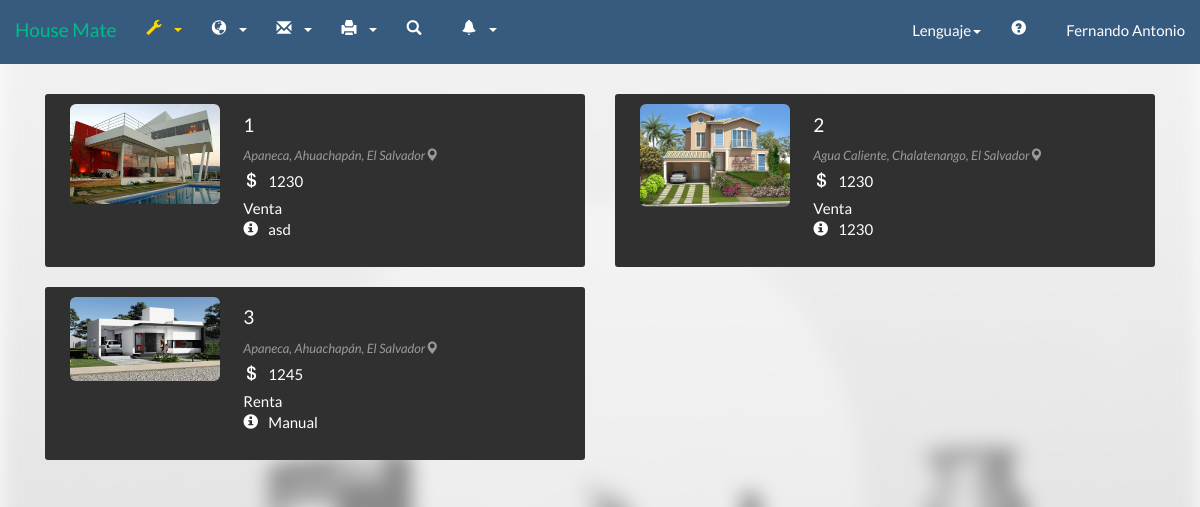
Screenshot of /HouseMate2_2/mis_inmuebles.php?Dueno=0 (signed in) with the database file from the repository.
### tables this page shows
CREATE TABLE IF NOT EXISTS `inmueble` (
  `IdInmueble` varchar(5) NOT NULL,
  `Dueno` varchar(5) DEFAULT NULL,
  `Direccion` varchar(140) NOT NULL,
  `Descripcion` varchar(140) NOT NULL,
  `VentaRenta` int(1) NOT NULL,
  `Tipopropiedad` int(1) NOT NULL,
  `Precio` varchar(20) NOT NULL,
  `Imagen` varchar(100) NOT NULL,
  `DescDire` text,
  `estado` varchar(1) NOT NULL,
  `areadeterreno` varchar(15) NOT NULL,
  `areadeconstruc` varchar(15) NOT NULL,
  `aprovado` varchar(1) NOT NULL,
  `age` varchar(2) NOT NULL,
  `valuo1` varchar(15) NOT NULL,
  `valuo2` varchar(15) NOT NULL,
  `total` varchar(20) NOT NULL,
  `remaining` varchar(2) NOT NULL,
  `perito` varchar(5) NOT NULL
);

### HouseMate2_2/Call/Lenguaje/Idiomas/langes.php (called while the page is built, shortened)
<?php
$lang = array();
$lang['peritada'] = "Peritada";
$lang['denor'] = "Resultado :";
$lang['Constr'] ="Construcción";
$lang['lot'] = "Terreno";
$lang['lotvalue'] = "Valor de terreno";
$lang['builvalue'] = "Valor construcción";
$lang['VU'] = "Valor unitario";
$lang['FE'] = "Estado de conservación";
$lang['FD'] = "Factor depreciación";
$lang['VNR'] = "Valor neto";
$lang['VNR'] = "Valor neto nuevo";
$lang['FFU'] = "Factor funcionalidad";
$lang['VUR'] = "Vida útil remanente";
$lang['ValuoR'] = "Valuar inmueble";
$lang['Valuo'] = "Valuar";
$lang['agev'] = "Vida útil";
$lang['ages'] = "Age";
$lang['age'] = "Edad de construcción";
$lang['NoTa'] = "Tags normales";
$lang['NoTa2'] = "Tags extras";
$lang['are'] = "Área";
$lang['area1'] = "Área de terreno";
$lang['area2'] = "Área construcción";
$lang['esta1'] = "Nuevo";
$lang['esta2'] = "Bueno";
$lang['esta3'] = "Medio";
$lang['esta4'] = "Regular";
$lang['esta5'] = "Reparaciones sencillas";
$lang['esta6'] = "Reparaciones medias";
$lang['esta7'] = "Reparaciones importantes";
$lang['esta8'] = "Reparaciones cruciales";
$lang['esta9'] = "En desecho";
$lang['esta10'] = "Inrreversible";
$lang['ME'] = "Modifciar empresa";
$lang['Titulo'] = "Título";
$lang['TY'] = "No puedes repetir un título";
$lang['Request'] = "Solicitar";
$lang['Start'] = "Inicio";
$lang['Anuncios'] = "Anuncio";
$lang['UpgradeM'] = "Mejorar";
$lang['accept'] = "Aceptar";
$lang['No'] = "Rechazar";
$lang['mensaje'] = "Mensaje";
$lang['YTE'] = "Ya tiene una empresa";
$lang['TE'] = "Tiene una empresa";
$lang['Need'] = "No tengo cuenta";
$lang['Page_title'] = 'House Mate';
$lang['Cuenta'] = 'Registrarse';
$lang['Acerca'] = 'Acerca de';
$lang['Config'] = 'Configuración';
$lang['Informacion'] = 'Información';
$lang['Solicitud'] = "Solicitud";
$lang['Status'] = "Estado";
$lang['aprovado'] = "Aprovado";
$lang['naprovado'] = "No aprovado";
$lang['compose'] = "Enviar";
$lang['nocuentaop'] = "Para poder acceder a estas funciones debes mejorar tu cuenta";
$lang['Aqui'] = "Aqui!!";
$lang['new-empresa'] = " esta interesado en ti";
?>

### HouseMate2_2/mis_inmuebles.php (the view, shortened to what this page needs)
<?php
    echo("
    <link href='css/bootstrap.min.css' rel='stylesheet'/>
    <meta charset=utf-8 />
    ");
	switch($_SESSION['tip'])
	{
		case 1:
		include("Header/barranav2.php");
		break;
	}
?>
<!DOCTYPE HTML>
<html>
<head>
	<link href='css/estilo.css' rel='stylesheet'/>
</head>
<body>
<div class="container">
    <div class="row">
<?php
$dueno = $_GET['Dueno'];
$tempid = "SELECT IdUsuario FROM usuario WHERE TempId = '$dueno'";
$temcs=mysql_query($tempid);
$rowt=mysql_fetch_array($temcs);
$Rtemid = $rowt['IdUsuario'];
$consulta = "SELECT * FROM inmueble WHERE Dueno = '$Rtemid' and IdInmueble > 0";
$cs = mysql_query($consulta);
while($row = mysql_fetch_array($cs)){
    echo    "<div class='col-xs-12 col-sm-6 col-md-6'>
            <div class='well well-sm'>
                <div class='row'>
                    <div class='col-sm-6 col-md-4'>
                        <img height='150px' width='150px' src='".$row['Imagen']."' alt='' class='img-rounded img-responsive' />
                    </div>
                    <div class='col-sm-6 col-md-8'>
                        <h4>
                            ".$row['IdInmueble']."</h4>
                        <small><cite title='San Francisco, USA'>".$row['Direccion']."<i class='glyphicon glyphicon-map-marker'>
                        </i></cite></small>
                        <p>
                            <i class='glyphicon glyphicon-usd'></i>".$row['Precio']."
                            <br />
                            ";
    if($row['VentaRenta'] == 1){
        echo $lang['Venta'];
    }elseif($row['VentaRenta'] == 2){
        echo $lang['Renta'];
    }
    echo"
                            <br />
                            <i class='glyphicon glyphicon-info-sign'></i>".$row['Descripcion']."</p>
                    </div>
                </div>
            </div>
        </div>";
}
?>
    </div>
</div>
</body>
</html>

### HouseMate2_2/css/estilo.css (style rules this page uses)
body { padding-top:30px; }
.glyphicon { margin-bottom: 10px;margin-right: 10px; }
small { display: block; line-height: 1.428571429; color: #999; }

### rows the page displays
inmueble: Imagen (picture), IdInmueble "1", Direccion "Apaneca, Ahuachapán, El Salvador", Precio "1230", Descripcion "asd"
inmueble: Imagen (picture), IdInmueble "2", Direccion "Agua Caliente, Chalatenango, El Salvador", Precio "1230", Descripcion "1230"
inmueble: Imagen (picture), IdInmueble "3", Direccion "Apaneca, Ahuachapán, El Salvador", Precio "1245", Descripcion "Manual"

### other values shown
$lang['Idioma'] "Lenguaje"
$_SESSION['user'] "Fernando Antonio"
